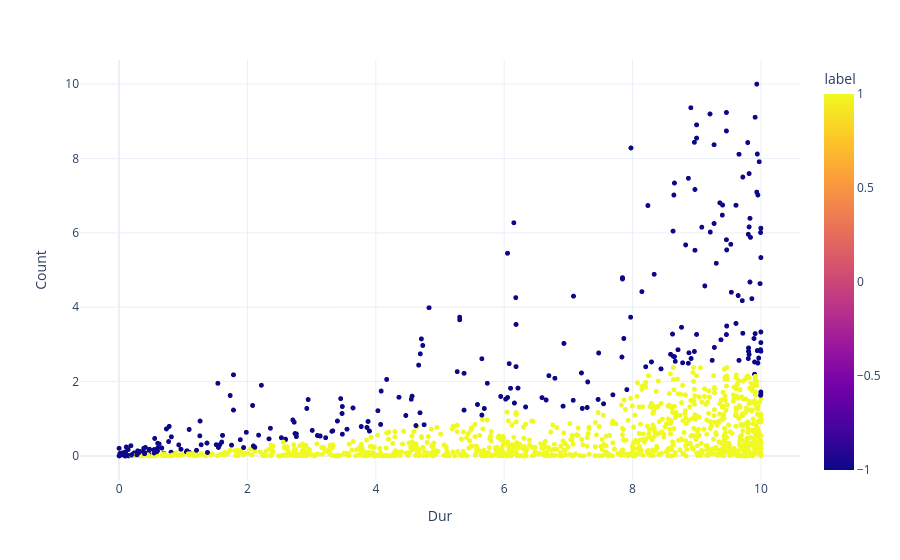

The notebook cell this image was saved under:
### Markdown cell above
- 探针数量受被探测对象的移动范围影响
- 数据量受被探测对象的设备信号强度影响的同时，部分非探测对象设备也可能不间断发出数据，导致数据量激增
因此所经过的探针数量以及数据量不应当被视为噪声评估要素


在排除离群值时仅考虑数据持续时间和中位时刻

### Code cell
from sklearn.ensemble import IsolationForest
rng = np.random.RandomState(42)
model_IF = IsolationForest(max_samples=256,random_state=rng,contamination='auto')
model_IF.fit(df_outlier[['Dur','Count']])
df_outlier['label'] = model_IF.predict(df_outlier[['Dur','Count']])
print(df_outlier.label.value_counts())

fig = px.scatter(df_outlier,y = 'Count',x = 'Dur',color='label')
fig.update_traces(marker_size = 5)
fig.update_layout(scattermode='group')
fig.show()

### Figure 1 — Plotly figure (JSON) as saved in the notebook; plotly's stock layout.template omitted (floating-point values rounded to 4 significant figures; data arrays with more than 128 entries replaced by an {"elided": "..."} marker saying what was removed)
{"data": [{"hovertemplate": "Dur=%{x}<br>Count=%{y}<br>label=%{marker.color}<extra></extra>", "legendgroup": "", "marker": {"color": {"elided": "1349 int values"}, "coloraxis": "coloraxis", "size": 5, "symbol": "circle"}, "mode": "markers", "name": "", "showlegend": false, "type": "scattergl", "x": {"elided": "1349 float values"}, "xaxis": "x", "y": {"elided": "1349 float values"}, "yaxis": "y"}], "layout": {"coloraxis": {"colorbar": {"title": {"text": "label"}}, "colorscale": [[0, "#0d0887"], [0.1111, "#46039f"], [0.2222, "#7201a8"], [0.3333, "#9c179e"], [0.4444, "#bd3786"], [0.5556, "#d8576b"], [0.6667, "#ed7953"], [0.7778, "#fb9f3a"], [0.8889, "#fdca26"], [1, "#f0f921"]]}, "legend": {"tracegroupgap": 0}, "margin": {"t": 60}, "scattermode": "group", "xaxis": {"anchor": "y", "domain": [0, 1], "title": {"text": "Dur"}}, "yaxis": {"anchor": "x", "domain": [0, 1], "title": {"text": "Count"}}}}
